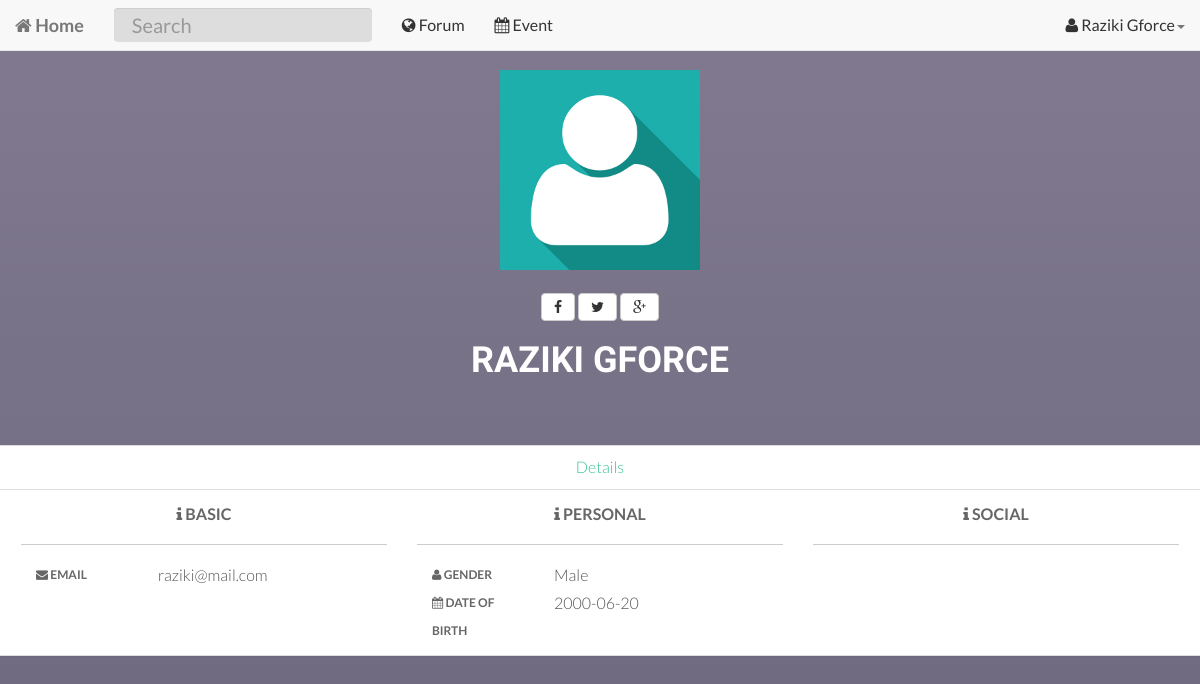
Before: /my-profile.php (signed in) with the older database file.
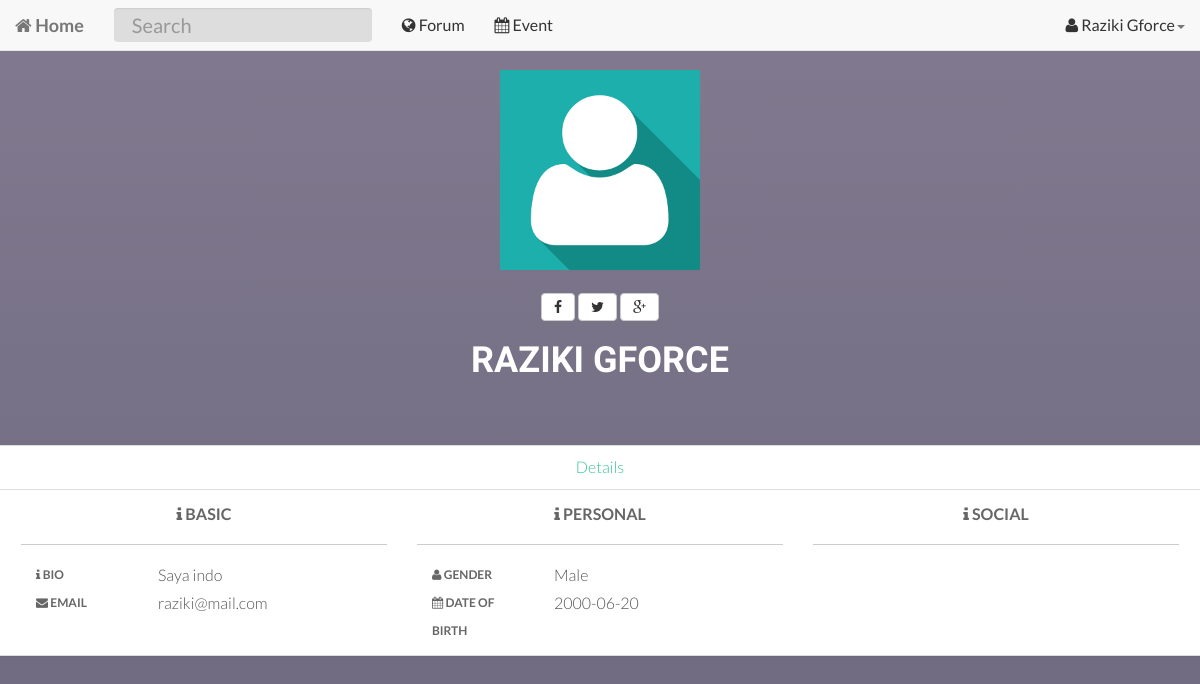
After: the same page with the newer database file.
### tables this page shows
CREATE TABLE `user` (
  `user_id` int(11) NOT NULL,
  `user_email` varchar(255) NOT NULL,
  `user_password` varchar(255) NOT NULL,
  `user_firstname` text NOT NULL,
  `user_lastname` text NOT NULL,
  `user_avatar` varchar(255) NOT NULL,
  `user_shortbio` text,
  `user_username` varchar(255) NOT NULL,
  `user_longbio` text,
  `user_website` varchar(255) DEFAULT NULL,
  `user_dob` date DEFAULT NULL,
  `user_profession` text,
  `user_gender` varchar(255) DEFAULT NULL,
  `user_address` text,
  `user_backgroundpicture` varchar(255) NOT NULL,
  `user_joindate` date NOT NULL,
  `user_country` varchar(255) DEFAULT NULL
);

### controllers/base/head.php (called while the page is built, shortened)
<?php require 'css.php' ?>

### components/authentication.php (called while the page is built, shortened)
<?php
    if(isset($_SESSION['user_username'])){
    $user_username=$_SESSION['user_username'];
    }
?>

### controllers/base/style.php (called while the page is built, shortened)
<?php
    $sql = "SELECT * FROM user where user_username='$user_username'";
    $result = mysqli_query($database,$sql) or die(mysqli_error());
    $rws = mysqli_fetch_array($result);
?>

### my-profile.php (the view, shortened to what this page needs)
<?php include 'components/authentication.php' ?>
<?php include 'components/session-check.php' ?>
<?php include 'controllers/base/head.php' ?>
<?php include 'controllers/navigation/first-navigation.php' ?>
<?php include 'controllers/base/style.php' ?>
<?php
    $url = 'http://'.$_SERVER['HTTP_HOST'].$_SERVER['PHP_SELF'];
?>
<div class="profile">
	<div class="row clearfix">
            <div>
                <center>
                    <img src="userfiles/avatars/<?php echo $rws['user_avatar'];?>" class="img-responsive profile-avatar">
                    <br>
                    <div class="btn-group">
                        <a href="http://www.facebook.com/sharer.php?u=<?php echo $url ?> &t=<?php echo $rws['user_firstname'];?> <?php echo $rws['user_lastname'];?> " alt="Share this profile on Facebook" title="Share on Facebook" target="_blank" ><button type="button" class="btn btn-default"><i class="fa fa-facebook"></i></button></a>
                        <a href="http://twitter.com/share?text=<?php echo $rws['user_firstname'];?> <?php echo $rws['user_lastname'];?>&url=<?php echo $url ?>" alt="Tweet This Post" title="Tweet about the profile" target="_blank"><button type="button" class="btn btn-default"><i class="fa fa-twitter"></i></button></a>
                        <a href="https://plusone.google.com/_/+1/confirm?hl=en-US&url=<?php echo $url ?>" alt="Share this profile on Google+" title="Share on Google+" target="_blank" ><button type="button" class="btn btn-default"><i class="fa fa-google-plus"></i></button></a>
                    </div>
                </center>
                <h1 class="text-center profile-text profile-name"><?php echo $rws['user_firstname'];?> <?php echo $rws['user_lastname'];?></h1>
                <br>
                <div class="panel-group white" id="panel-profile">
                    <div class="panel panel-default white">
                        <div class="panel-heading white">
                            <center>
                                <a class="panel-title" data-toggle="collapse" data-parent="#panel-profile" href="#panel-element-info">Details</a>
                            </center>
                        </div>
                        <div id="panel-element-info" class="panel-collapse collapse in">
                            <div class="panel-body">
                                <div class="col-md-4 column">
                                    <p class="text-center profile-title"><i class="fa fa-info"></i> Basic</p>
                                    <hr>
<?php
    if ($rws['user_shortbio']){
?>
                                    <div class="col-md-4">
                                        <p class="profile-details"><i class="fa fa-info"></i> Bio</p>
                                    </div>
                                    <div class="col-md-8">
                                        <p><?php echo $rws['user_shortbio'];?></p>
                                    </div>
<?php } ?>
<?php
    if ($rws['user_email']){
?>
                                    <div class="col-md-4">
                                        <p class="profile-details"><i class="fa fa-envelope"></i> Email</p>
                                    </div>
                                    <div class="col-md-8">
                                        <p><?php echo $rws['user_email'];?></p>
                                    </div>
<?php } ?>
                                </div>
                                <div class="col-md-4 column">
                                    <p class="text-center profile-title"><i class="fa fa-info"></i> Personal</p>
                                    <hr>
<?php
    if ($rws['user_gender']){
?>
                                    <div class="col-md-4">
                                        <p class="profile-details"><i class="fa fa-user"></i> Gender</p>
                                    </div>
                                    <div class="col-md-8">
                                        <p><?php echo $rws['user_gender'];?></p>
                                    </div>
<?php } ?>
<?php
    if ($rws['user_dob']){
?>
                                    <div class="col-md-4">
                                        <p class="profile-details"><i class="fa fa-calendar"></i> Date of Birth</p>
                                    </div>
                                    <div class="col-md-8">
                                        <p><?php echo $rws['user_dob'];?></p>
                                    </div>
<?php } ?>
                                </div>
                                <div class="col-md-4 column">
                                    <p class="text-center profile-title"><i class="fa fa-info"></i> Social</p>
                                    <hr>
                                </div>
                            </div>
                        </div>
                    </div>
                </div>
            </div>
	</div>
</div>

### controllers/base/css.php
<link href="assets/css/bootstrap/bootstrap.css" rel="stylesheet">
<link href="assets/css/jasny-bootstrap/jasny-bootstrap.css" rel="stylesheet">
<link href="assets/css/bootstrap-form-helpers/bootstrap-formhelpers.css" rel="stylesheet">
<link href="assets/css/animate/animate.css" rel="stylesheet">
<link rel="stylesheet" href="assets/css/font-awesome/font-awesome.css">
<link rel="stylesheet" href="assets/css/pace/pace.css">
<link href="assets/css/base/main.css" rel="stylesheet">

### controllers/navigation/first-navigation.php (shortened to what this page needs)
<?php
    $current_user = $_SESSION['user_username'];
    $sql = "SELECT * FROM user WHERE user_username='$current_user'";
    $result = mysqli_query($database,$sql);
    while($row = mysqli_fetch_array($result,MYSQLI_BOTH)) {
?>
	    <div id="navigation" class="navbar navbar-default navbar-fixed-top">
	      <div class="fluid-container">
	        <div class="navbar-header">
                <a class="navbar-brand" href="index.php"><b><i class="fa fa-home"></i> Home</b></a>
            </div>
	        <div class="navbar-collapse collapse" id="navbar-collapse1">
                <form class="navbar-form navbar-left" role="search" method="post" autocomplete="off" action="search-result.php">
                    <div class="form-group">
                        <input type="text" class="search form-control" id="searchbox" placeholder="Search " name="search-form"/><br />
				    </div>
				</form>
                <ul class="nav navbar-nav">
                    <li><a href="forum.php"><i class="fa fa-globe"></i> Forum</a></li>
                    <li><a href="notice.php"><i class="fa fa-calendar"></i> Event</a></li>
	            </ul>
                <ul class="nav navbar-nav navbar-right">
                    <li class="dropdown">
                        <a href="#" class="dropdown-toggle" data-toggle="dropdown"><i class="fa fa-user"></i> <?php echo $row['user_firstname'];?> <?php echo $row['user_lastname'];?><strong class="caret"></strong></a>
                    </li>
                </ul>
	        </div>
	      </div>
	    </div>
<?php
    }
?>

### assets/css/base/main.css (style rules this page uses)
h1, h2, h3, h4, h5, h6 { font-family: "Raleway"; font-weight: 300; color: #3498db; }
h1 { font-weight: 800; }
p { line-height: 28px; margin-bottom: 0px; }
a { color: #3bc492; -webkit-transition: color 0.1s ease-in, background 0.1s ease-in; -moz-transition: color 0.1s ease-in, background 0.1s ease-in; -ms-transition: color 0.1s ease-in, background 0.1s ease-in; -o-transition: color 0.1s ease-in, background 0.1s ease-in; transition: color 0.1s ease-in, background 0.1s ease-in; }
a:before, a:after { -webkit-transition: color 0.1s ease-in, background 0.1s ease-in; -moz-transition: color 0.1s ease-in, background 0.1s ease-in; -ms-transition: color 0.1s ease-in, background 0.1s ease-in; -o-transition: color 0.1s ease-in, background 0.1s ease-in; transition: color 0.1s ease-in, background 0.1s ease-in; }
hr { display: block; height: 1px; border: 0; border-top: 1px solid #ccc; margin: 1em 0; padding: 0; }
.form-control { display: block; width: 100%; height: 34px; padding: 13px 18px; font-size: 20px; line-height: 1.428571429; color: #333; vertical-align: middle; background-color: #ddd; border: 0px; -webkit-box-shadow: inset 0 1px 1px rgba(0, 0, 0, 0.075); box-shadow: inset 0 1px 1px rgba(0, 0, 0, 0.075); -webkit-transition: border-color ease-in-out 0.15s, box-shadow ease-in-out 0.15s; transition: border-color ease-in-out 0.15s, box-shadow ease-in-out 0.15s; }
.panel-body { padding-top: 0px; }
.row { padding-left: 10px; padding-right: 10px; }
.panel-default { margin-top: 22px; }
.panel-body { padding: 10px; }
.navbar-default .navbar-nav > li > a { font-weight: normal; color: #333333; }
.profile { margin-top: 20px; }
.profile-avatar { height: 200px; }
.white { background-color: #fff !important; }
.profile-title { font-weight: 600; color: #666; text-transform: uppercase; }
.profile-text { color: #fff; font-weight: 800; text-transform: uppercase; }
.profile-details { font-weight: 600; color: #666; text-transform: uppercase; font-size: 12px; }

Changed rows visible on the page:
changed user "Raziki": user_shortbio (not shown) → "Saya indo"
Other visible differences:
text now shown: "BIO"
